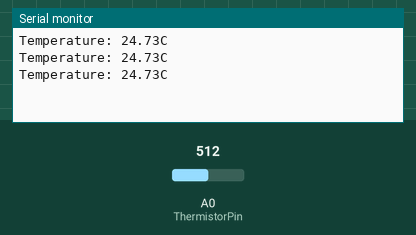
The sketch below on a simulated Arduino Uno, built with avr-gcc and run on an emulated ATmega328P. Shown: the last lines printed to the serial monitor. The inputs (shaded band) are chosen by the test bench; at power-on: A0 (ThermistorPin) = 512.

Above: at 1.3 s.
1.4 s: A0 (ThermistorPin) set to 716
At 1.8 s:
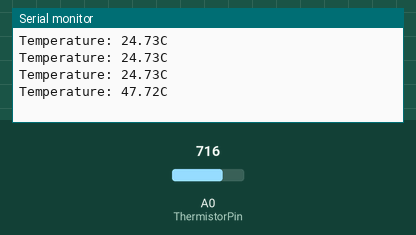
2.9 s: A0 (ThermistorPin) set to 900
At 3.4 s:
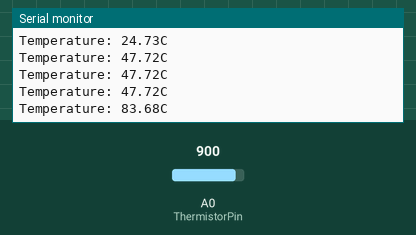
Timing chart, 0 to 5.9 s (numbered marks = the images above; inputs shaded):
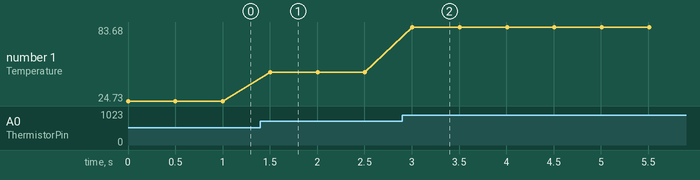

Measured:
- after the input at 1.4 s, the serial monitor: prints a new line after 0.10 s (image 1)
- after the input at 2.9 s, the serial monitor: prints a new line after 0.11 s (image 2)
- plotted number 1: 24.73 → 47.72 after the input at 1.4 s, 47.72 → 83.68 after the input at 2.9 s

The sketch:

temp_serial_monitor.ino
```cpp
int ThermistorPin = 0;
int Vo;
float R1 = 10000;
float logR2, R2, T;
float c1 = 1.009249522e-03, c2 = 2.378405444e-04, c3 = 2.019202697e-07;

void setup() {
Serial.begin(9600);
}

void loop() {

  Vo = analogRead(ThermistorPin);
  R2 = R1 * (1023.0 / (float)Vo - 1.0);
  logR2 = log(R2);
  T = (1.0 / (c1 + c2*logR2 + c3*logR2*logR2*logR2));
  T = T - 273.15;
 //T = (T * 9.0)/ 5.0 + 32.0;

  Serial.print("Temperature: ");
  Serial.print(T);
  Serial.println("C");

  delay(500);
}
```
